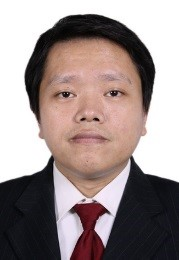
%> input picture CHT/CH01/1.jpg, 179 x 260 px
$ octave fig5.m   (GNU Octave 9; MATLAB toolbox functions it lacks are replaced by stand-ins)
%> lines starting %> are read from the running program, lines starting %| are printed output that depends on the picture; in (x1, y1, x2, y2) boxes, pixels count from 0 and x2, y2 are one past the last pixel; in counts of white or black regions, pixels touching at a corner belong together; the program's own positions count from 1
close all; clear; clc;
BW1 = im2bw(imread('1.jpg')); I = imread('1.jpg');
%> after `BW1 = im2bw(imread('1.jpg'))`:
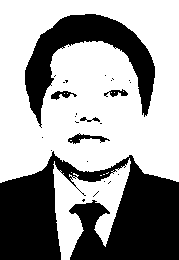
%> BW1: size 260x179 logical; 61.5% white; 27 black regions (21 under 20 px), largest, box (x1, y1, x2, y2) and area: (0, 151, 179, 260) 12508, (25, 14, 155, 128) 4939, (68, 133, 110, 144) 181, (51, 91, 77, 100) 117, (104, 89, 128, 97) 100, (80, 117, 100, 122) 50
%> further down, I is the input picture: size 260x179x3 uint8; mean R, G, B 155.1, 141, 139.3
IBW = ~BW1;F1 = imfill(IBW,'holes');SE = ones(3);%填洞
%> after `F1 = imfill(IBW,'holes')`: F1: size 260x179 logical; 38.6% white; 27 white regions (21 under 20 px), largest, box (x1, y1, x2, y2) and area: (0, 151, 179, 260) 12543, (25, 14, 155, 128) 4941, (68, 133, 110, 144) 185, (51, 91, 77, 100) 119, (104, 89, 128, 97) 103, (80, 117, 100, 122) 50
F2 = imdilate(F1,SE,'same');BW3 = bwperim(F2); %膨脹後分析輪廓
%> after `F2 = imdilate(F1,SE,'same')`:
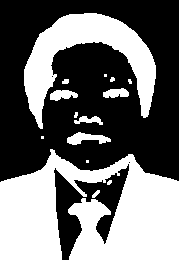
%> F2: size 260x179 logical; 43.3% white; 15 white regions (6 under 20 px), largest, box (x1, y1, x2, y2) and area: (0, 149, 179, 260) 13504, (24, 13, 156, 129) 5641, (67, 132, 111, 145) 313
%> after `BW3 = bwperim(F2)`:
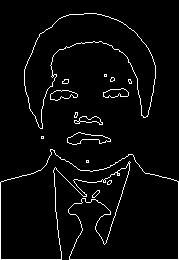
%> BW3: size 260x179 logical; 4% white in thin lines or dots
subplot(1,2,1);imshow(I);title('original image');
subplot(1,2,2), imshow(BW3);title('bwperim result');
